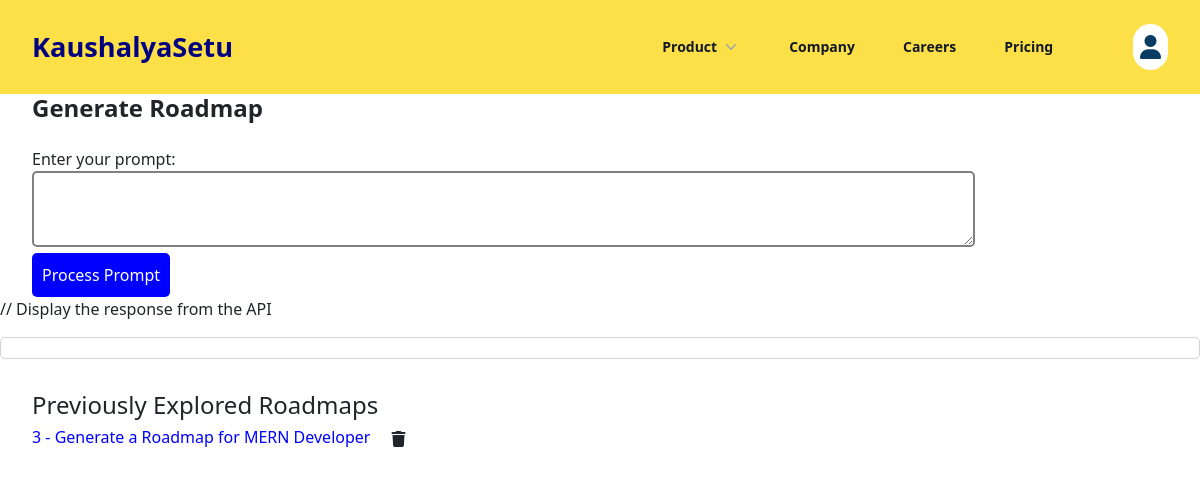
Before: / with the older database file.
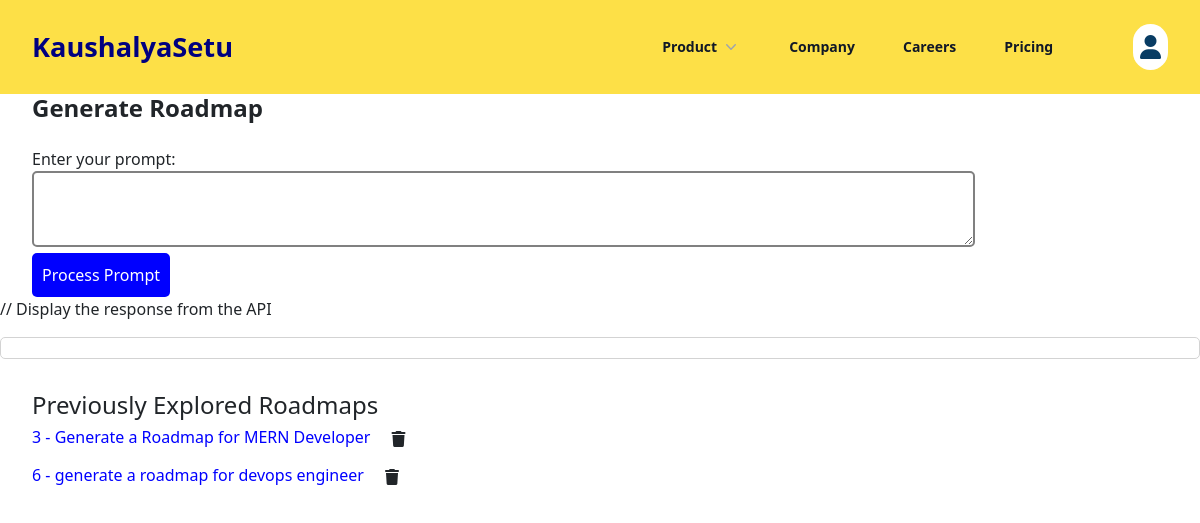
After: the same page with the newer database file.
### prototype/models.py (models this page shows, shortened)
class PrevRoadmap(models.Model):
    prompt = models.TextField()
    response = models.JSONField()

### prototype/views.py (the view)
# urls.py: path('', views.roadmap, name="Roadmap Prototype"),
def roadmap(request):
    prev_roadmaps=PrevRoadmap.objects.all()
    return render(request,'prototype/roadmap.html', context={"prev_roadmaps":prev_roadmaps})

### templates/prototype/roadmap.html (shortened to what this page needs)
<!DOCTYPE html>
<html lang="en">
  <head>
    <link
      href="https://cdn.jsdelivr.net/npm/tailwindcss@2.2.19/dist/tailwind.min.css"
      rel="stylesheet"
    />
    <script src="https://cdn.tailwindcss.com"></script>
    <link
      href="https://cdnjs.cloudflare.com/ajax/libs/font-awesome/6.6.0/css/all.min.css"
      rel="stylesheet"
    />
    <link
      href="https://cdn.jsdelivr.net/npm/bootstrap@5.3.3/dist/css/bootstrap.min.css"
      rel="stylesheet"
    />
  </head>
  <body>
    <header class="bg-yellow-300">{% include 'prototype/navbar.html' %}</header>
    <main>
      <div class="custom-flex">
        <h1 class="head1 font-bold font-awesome animate-slide-in">
          Generate Roadmap
        </h1>
        <div class="mt-6 flex max-w-md gap-x-4">
          <form id="prompt-form">
            <label for="prompt">Enter your prompt:</label>
            <textarea id="prompt" name="prompt" rows="3" cols="100"></textarea>
            <button type="submit" id="submit-button">Process Prompt</button>
          </form>
        </div>
      </div>
    </main>
    // Display the response from the API
    <main>
      <pre id="response"></pre>
    </main>
    <main class="prev-roadmap-section">
      <h2 class="head1">Previously Explored Roadmaps</h2>
      <ul>
        {% for roadmap in prev_roadmaps %}
        <li>
          <a
            href="#"
            class="link-col prev-roadmap-link"
            data-id="{{ roadmap.id }}"
            ><span>{{ roadmap.id }}</span> - {{ roadmap.prompt }}</a
          ><span class="icon-modify"
            ><button
              type="button"
              class="btn"
              data-bs-toggle="modal"
              data-bs-target="#exampleModal-{{ roadmap.id }}"
            >
              <i class="fa-solid fa-trash"></i></button
          ></span>
        </li>
        {% endfor %}
      </ul>
    </main>
  </body>
</html>

### templates/prototype/navbar.html (shortened to what this page needs)
<nav class="mx-auto flex  items-center justify-between p-6 lg:px-8" aria-label="Global">
    <div class="flex lg:flex-1">
        <a href="#" class="-m-1.5 p-1.5">
            <span class="main-logo">KaushalyaSetu</span>
        </a>
    </div>
    <div class="hidden lg:flex lg:gap-x-12 lg:flex-1 lg:justify-center">
        <div class="relative">
            <button type="button"
                class="flex items-center gap-x-1 text-sm font-semibold leading-6 text-gray-900"
                aria-expanded="false" id="product-button">
                Product
                <svg class="h-5 w-5 flex-none text-gray-400" viewBox="0 0 20 20" fill="currentColor"
                    aria-hidden="true">
                    <path fill-rule="evenodd"
                        d="M5.23 7.21a.75.75 0 011.06.02L10 11.168l3.71-3.938a.75.75 0 111.08 1.04l-4.25 4.5a.75.75 0 01-1.08 0l-4.25-4.5a.75.75 0 01.02-1.06z"
                        clip-rule="evenodd" />
                </svg>
            </button>
        </div>
        <a href="#" class="text-sm font-semibold leading-6 text-gray-900">Company</a>
        <a href="#" class="text-sm font-semibold leading-6 text-gray-900">Careers</a>
        <a href="#" class="text-sm font-semibold leading-6 text-gray-900">Pricing</a>
    </div>
    <div class="flex " >
        <i class="fa-solid fa-user text-2xl" id="user-logo" style="color: #083c63;"></i>
    </div>
</nav>

### templates/prototype/roadmap.html (style rules this page uses)
.hidden { display: none; }
#user-logo { background-color: white; padding: 7px; border-radius: 80px; }
.custom-flex { flex-direction: column; justify-content: center !important; align-items: center; margin-left: 2rem; }
.head1 { font-size: 1.5rem; }
#prompt { border: 2px solid grey; border-radius: 5px; }
#submit-button { background-color: blue; padding: 10px; border-radius: 5px; color: white; }
#response { border: 1px solid lightgrey; padding: 10px; border-radius: 5px; margin-top: 1rem; font-family: monospace; }
.prev-roadmap-section { margin-left: 2rem; margin-top: 2rem; }
.link-col { color: blue; }
.icon-modify { margin-left: 0.5rem; }

### templates/prototype/navbar.html (style rules this page uses)
.main-logo { font-size:1.7rem; font-weight:bold; color:navy; }

Changed rows visible on the page:
added PrevRoadmap: id "6", prompt "generate a roadmap for devops engineer"
